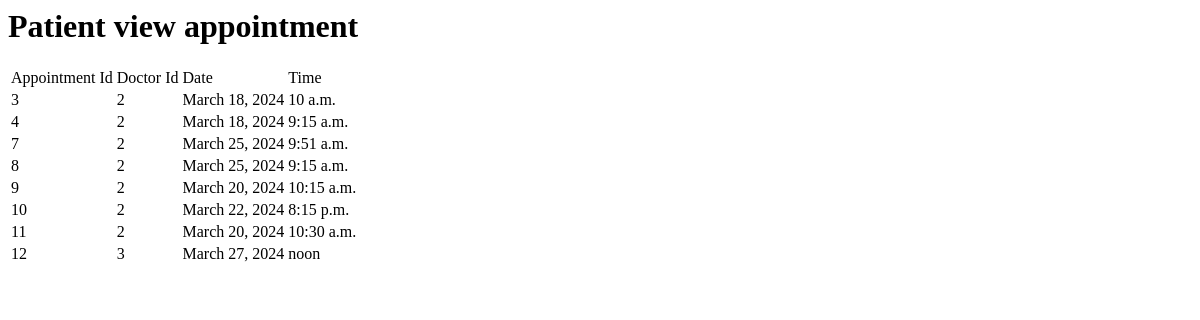
The app's page /patviewappointment/12, older data.
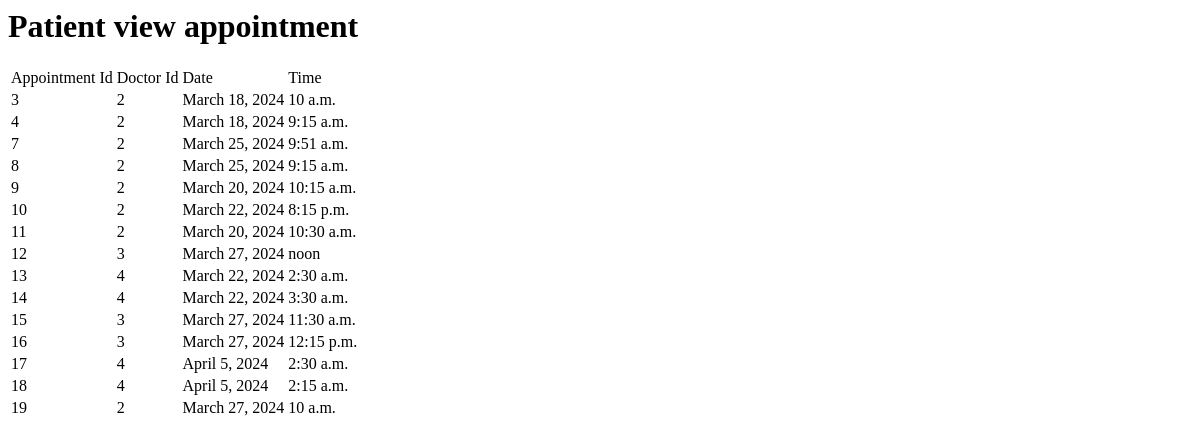
The same page, newer data.
### ODBS/models.py (models this page shows, shortened)
class appointment(models.Model):
    appid=models.BigAutoField(primary_key=True)
    patid=models.ForeignKey(Patient,on_delete=models.CASCADE,null=True)
    docid=models.ForeignKey(Doctor,on_delete=models.CASCADE,null=True)
    date=models.DateField(max_length=50,null=True)
    starttime=models.TimeField(max_length=50,null=True)
    status=models.CharField(max_length=50,default="Pending")

class Doctor(models.Model):
    user=models.ForeignKey(User,on_delete=models.CASCADE)
    docid=models.BigAutoField(primary_key=True)
    contactno=models.CharField(max_length=50,null=True)
    qualification=models.CharField(max_length=50,null=True)
    specialist=models.CharField(max_length=50,null=True)
    day1=models.CharField(max_length=10,null=True)
    day2=models.CharField(max_length=10,null=True)
    day3=models.CharField(max_length=10,null=True)
    time1=models.CharField(max_length=10,null=True)
    time2=models.CharField(max_length=10,null=True)
    time3=models.CharField(max_length=10,null=True)
    dept=models.CharField(max_length=10,null=True)
    def __str__(self):
        return str(self.pk)

### ODBS/views.py (the view)
# urls.py: path('patviewappointment/<int:patid>', patviewappointment,name="patviewappointment"),
def patviewappointment(request,patid):
    user=request.user
    pat=Patient.objects.get(patid=patid)
    appointmentsofpat=appointment.objects.filter(patid=patid)
    return render(request,'patviewappointment.html',locals())

### ODBS/Templates/patviewappointment.html
<h1>Patient view appointment</h1>
<table id="myTable" >
    <thead>
        <tr>
            <td>Appointment Id</td>
            <td>Doctor Id</td>
            <td>Date</td>
            <td>Time</td>
        </tr>
    </thead>
    <tbody>
        {% if appointmentsofpat %}
            {% for i in appointmentsofpat %}
                <tr>
                    <td>{{i.appid}}</td>
                    <td>{{i.docid}}</td>
                    <td>{{i.date}}</td>
                    <td>{{i.starttime}}</td>
                </tr>
            {% endfor %}
        {% else %}
                <tr>
                    <td colspan="4">No appointments</td>
                </tr>
        {% endif %}
    </tbody>
</table>

Row changes from the older to the newer data that the page shows:
added appointment: appid "13", docid "4", date "March 22, 2024", starttime "2:30 a.m."
added appointment: appid "14", docid "4", date "March 22, 2024", starttime "3:30 a.m."
added appointment: appid "15", docid "3", date "March 27, 2024", starttime "11:30 a.m."
added appointment: appid "16", docid "3", date "March 27, 2024", starttime "12:15 p.m."
added appointment: appid "17", docid "4", date "April 5, 2024", starttime "2:30 a.m."
added appointment: appid "18", docid "4", date "April 5, 2024", starttime "2:15 a.m."
added appointment: appid "19", docid "2", date "March 27, 2024", starttime "10 a.m."
